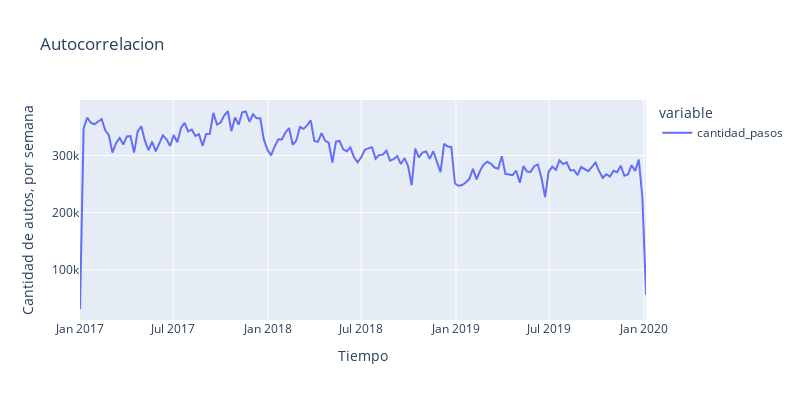

Notebook cell for this chart:
### Code cell
grafico_sem = px.line(semanal, title= 'Autocorrelacion', height=400, width=800)
grafico_sem.update_layout(xaxis={"title": "Tiempo"},yaxis={"title": "Cantidad de autos, por semana"})
grafico_sem.show()

### Figure 1 — Plotly figure (JSON) as saved in the notebook; plotly's stock layout.template omitted (floating-point values rounded to 4 significant figures; data arrays with more than 128 entries replaced by an {"elided": "..."} marker saying what was removed)
{"data": [{"hovertemplate": "variable=cantidad_pasos<br>fecha=%{x}<br>value=%{y}<extra></extra>", "legendgroup": "cantidad_pasos", "line": {"color": "#636efa", "dash": "solid"}, "marker": {"symbol": "circle"}, "mode": "lines", "name": "cantidad_pasos", "orientation": "v", "showlegend": true, "type": "scatter", "x": {"elided": "158 str values"}, "xaxis": "x", "y": {"elided": "158 float values"}, "yaxis": "y"}], "layout": {"height": 400, "legend": {"title": {"text": "variable"}, "tracegroupgap": 0}, "title": {"text": "Autocorrelacion"}, "width": 800, "xaxis": {"anchor": "y", "domain": [0, 1], "title": {"text": "Tiempo"}}, "yaxis": {"anchor": "x", "domain": [0, 1], "title": {"text": "Cantidad de autos, por semana"}}}}
